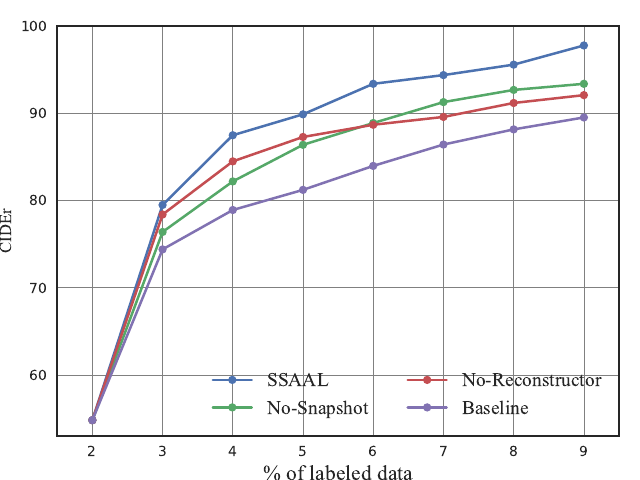

Write the Python code that produced this figure.
import matplotlib
matplotlib.use('Agg')
import matplotlib.pyplot as plt
import seaborn as sns
import numpy as np
import os
import matplotlib.font_manager as font_manager

from matplotlib.axes import Axes
import numpy as np
from PIL import Image
from subprocess import call
from collections import OrderedDict
import matplotlib.ticker as mticker
from matplotlib.ticker import FormatStrFormatter


sns.set()
sns.set_style("white")
def plt_props():
    plt.rcParams['font.size'] = 14
    plt.rcParams['axes.labelsize'] = 12
    plt.rcParams['font.style'] = 'normal'
    plt.rcParams['font.variant'] = 'normal' 
    plt.rcParams['xtick.labelsize'] = 12
    plt.rcParams['ytick.labelsize'] = 12
    plt.rcParams['legend.fontsize'] = 14
    plt.rcParams['figure.titlesize'] = 12
    plt.rcParams['figure.figsize'] = 6.2, 4.5
    plt.rcParams['lines.linewidth'] = 1.8
    plt.rcParams['lines.markersize'] = 6

m={}
m['SSAAL']='o'
m['No snapshot']='o'
m['No reconstruction']='o'
m['Both']='o'







BLEU4_ratios = [item for item in [2, 3, 4, 5, 6, 7, 8, 9]]
BLEU4_snapshot = [54.8,76.4,82.2,86.4,88.9,91.3,92.7,93.4]
BLEU4_snapshot_error = [0, 0, 0, 0, 0, 0, 0, 0]
BLEU4_SSAAL = [54.8,79.5,87.5,89.9,93.4,94.4,95.6,97.8]
BLEU4_SSAAL_error = [0, 0, 0, 0, 0, 0, 0, 0]
BLEU4_reconstruction = [54.8,78.4,84.5,87.3,88.7,89.6,91.2,92.1]
BLEU4_reconstruction_error = [0, 0, 0, 0, 0, 0, 0, 0]
BLEU4_Both = [54.8,74.4,78.92,81.23,83.98,86.43,88.17,89.54]
BLEU4_Both_error = [0, 0, 0, 0, 0, 0, 0, 0]

fig, ax = plt.subplots(dpi=500)
plt_props()
#plt.rc('font',family='Times New Roman') 
BLEU4_SSAAL_plot = plt.plot(BLEU4_ratios, BLEU4_SSAAL, label='SSAAL', marker=m['SSAAL'] )
BLEU4_snapshot_plot = plt.plot(BLEU4_ratios, BLEU4_snapshot, label='No-Snapshot', marker=m['No snapshot'])
BLEU4_reconstruction_plot = plt.plot(BLEU4_ratios, BLEU4_reconstruction, label='No-Reconstructor', marker=m['No reconstruction'])
BLEU4_Both_plot = plt.plot(BLEU4_ratios, BLEU4_Both, label='Baseline',marker=m['Both'])


ax.yaxis.set_major_formatter(FormatStrFormatter('%.f'))
plt.legend(loc=4)

font1 = {'family' : 'Times New Roman',
'weight' : 'normal'
}

ax.set_xlim(1.5, 9.5)
ax.set_ylim(53, 100)
#plt.plot([], [], ' ', label= r"CIDEr for 100% data" 
#                            r"=113.5 ")
plt.legend(ncol=2, loc='lower right', prop=font1)
fig.tight_layout()
plt.xlabel('% of labeled data',font1, size = 15.5)
plt.ylabel('CIDEr',font1, size = 12)  
plt.title(' ')
plt.grid(True, color = 'gray', linewidth = 0.5)
fig.savefig('ablation1.pdf',dpi=600,format='pdf')

